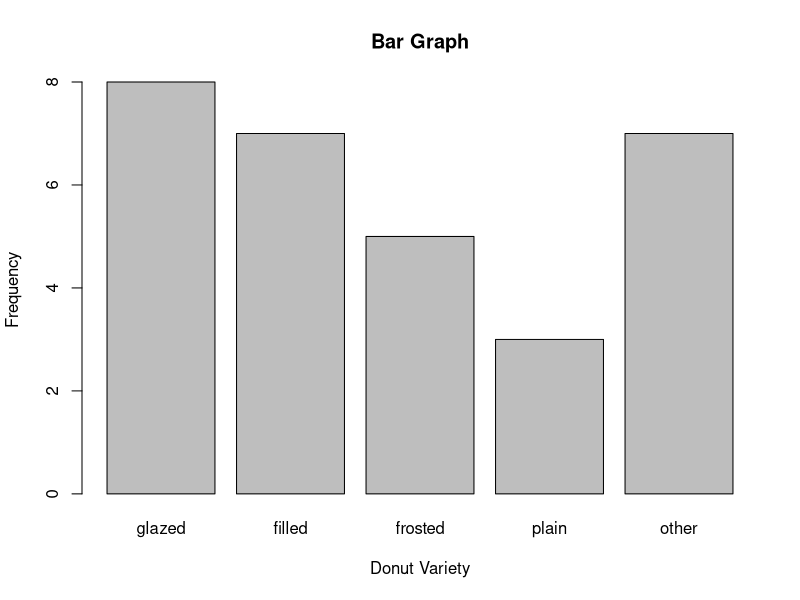
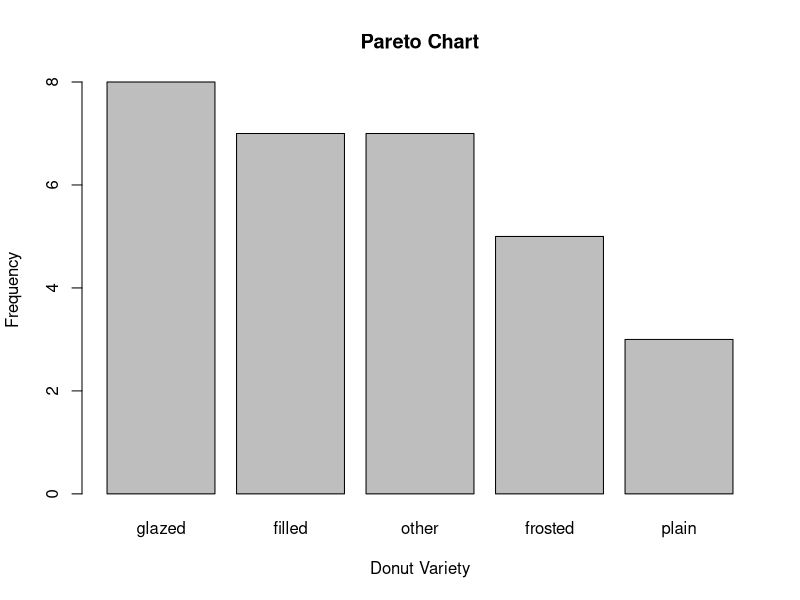

Here is the R script that generated these plots, in order:
## Create a vector for the donut data set, then create frequency tables, bar
## graph, proportion tables, and a Pareto chart. We observe that the variable
## donut is a qualitative variable, and in R we will 'cast' it so that R
## recognizes that it is qualitative and not numeric using the factor()
## function.

donut <- c("glazed", "filled", "other", "plain", "glazed", "other", 
           "frosted", "filled", "filled", "glazed", "other", 
           "frosted", "glazed", "plain", "other", "glazed", 
           "glazed", "filled", "frosted", "plain", "other", 
           "other", "frosted", "filled", "filled", "other", 
           "frosted", "glazed", "glazed", "filled")

## Cast as a qualitative variable with levels in the order given in the class
## slides

donut <- factor(donut,levels=c("glazed","filled","frosted","plain","other"))

## Frequency Table

table(donut)

## Create a Relative Frequency Table

round(prop.table(table(donut)),3)

## Create a Percentage Table

round(100*prop.table(table(donut)),1)

## Combine the Frequency, Relative Frequency, and Percentage Tables

cbind(Frequency=table(donut),
      Relative_Frequency=round(prop.table(table(donut)),3),
      Percentage=round(100*prop.table(table(donut)),1))

## Bar graph 

barplot(table(donut),ylab="Frequency",xlab="Donut Variety",main="Bar Graph")

## Pareto chart - here we reorder the factor levels by frequency in decreasing
## order and store them in a new variable

donut.pareto <- reorder(donut,donut,FUN=length,decreasing=TRUE)

barplot(table(donut.pareto),ylab="Frequency",xlab="Donut Variety",main="Pareto Chart")
